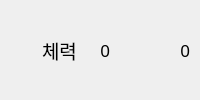
         <widget class="QWidget" name="containerHp" native="true">
          <property name="font">
           <font>
            <family>ONE Mobile POP</family>
            <pointsize>15</pointsize>
           </font>
          </property>
          <property name="autoFillBackground">
           <bool>false</bool>
          </property>
          <layout class="QHBoxLayout" name="horizontalLayout">
           <property name="spacing">
            <number>10</number>
           </property>
           <property name="leftMargin">
            <number>5</number>
           </property>
           <property name="topMargin">
            <number>0</number>
           </property>
           <property name="rightMargin">
            <number>10</number>
           </property>
           <property name="bottomMargin">
            <number>0</number>
           </property>
           <item>
            <widget class="QLabel" name="iconHp">
             <property name="sizePolicy">
              <sizepolicy hsizetype="Fixed" vsizetype="Fixed">
               <horstretch>0</horstretch>
               <verstretch>0</verstretch>
              </sizepolicy>
             </property>
             <property name="minimumSize">
              <size>
               <width>27</width>
               <height>27</height>
              </size>
             </property>
             <property name="maximumSize">
              <size>
               <width>27</width>
               <height>27</height>
              </size>
             </property>
             <property name="font">
              <font>
               <family>ONE Mobile POP</family>
               <pointsize>15</pointsize>
              </font>
             </property>
             <property name="text">
              <string/>
             </property>
             <property name="scaledContents">
              <bool>true</bool>
             </property>
             <property name="alignment">
              <set>Qt::AlignCenter</set>
             </property>
            </widget>
           </item>
           <item>
            <widget class="QLabel" name="nameHp">
             <property name="sizePolicy">
              <sizepolicy hsizetype="Expanding" vsizetype="Preferred">
               <horstretch>1</horstretch>
               <verstretch>0</verstretch>
              </sizepolicy>
             </property>
             <property name="font">
              <font>
               <family>ONE Mobile POP</family>
               <pointsize>14</pointsize>
              </font>
             </property>
             <property name="text">
              <string>체력</string>
             </property>
             <property name="alignment">
              <set>Qt::AlignLeading|Qt::AlignLeft|Qt::AlignVCenter</set>
             </property>
            </widget>
           </item>
           <item>
            <widget class="QLabel" name="statHp">
             <property name="sizePolicy">
              <sizepolicy hsizetype="Expanding" vsizetype="Preferred">
               <horstretch>2</horstretch>
               <verstretch>0</verstretch>
              </sizepolicy>
             </property>
             <property name="font">
              <font>
               <family>ONE Mobile POP</family>
               <pointsize>13</pointsize>
              </font>
             </property>
             <property name="text">
              <string>0</string>
             </property>
             <property name="alignment">
              <set>Qt::AlignRight|Qt::AlignTrailing|Qt::AlignVCenter</set>
             </property>
            </widget>
           </item>
           <item>
            <widget class="QLabel" name="rateHp">
             <property name="sizePolicy">
              <sizepolicy hsizetype="Minimum" vsizetype="Preferred">
               <horstretch>0</horstretch>
               <verstretch>0</verstretch>
              </sizepolicy>
             </property>
             <property name="minimumSize">
              <size>
               <width>70</width>
               <height>0</height>
              </size>
             </property>
             <property name="font">
              <font>
               <family>ONE Mobile POP</family>
               <pointsize>13</pointsize>
              </font>
             </property>
             <property name="text">
              <string>0</string>
             </property>
             <property name="alignment">
              <set>Qt::AlignRight|Qt::AlignTrailing|Qt::AlignVCenter</set>
             </property>
            </widget>
           </item>
          </layout>
         </widget>
